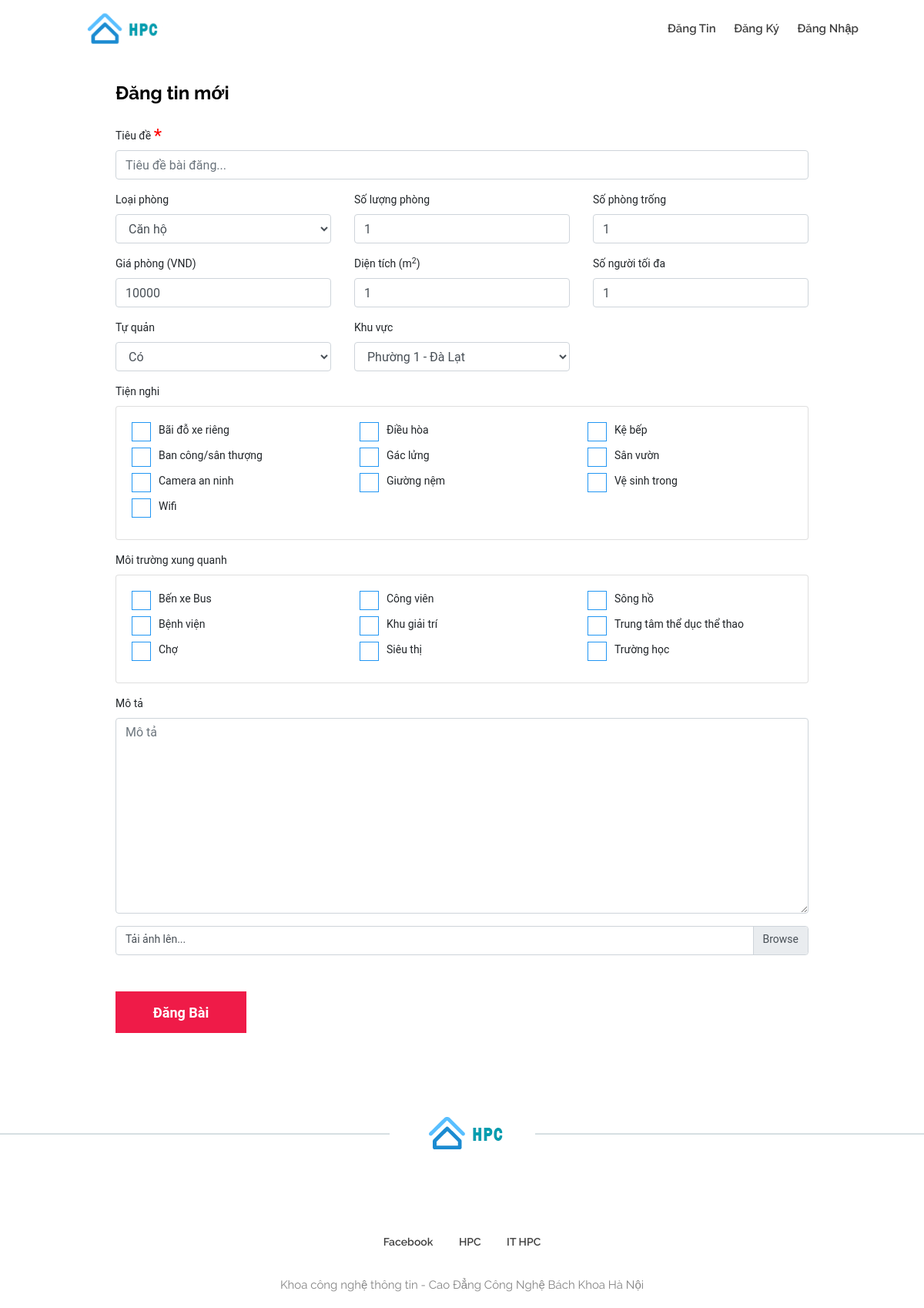
The page /Webcontent/post.php on the database its author committed.
### tables this page shows
CREATE TABLE `tiennghi` (
  `MaTienNghi` int(11) NOT NULL,
  `TenTienNghi` varchar(50) NOT NULL
);

CREATE TABLE `moitruong` (
  `MaMoiTruong` int(11) NOT NULL,
  `TenMoiTruong` varchar(50) NOT NULL
);

### Dao/LoaiPhongDao.php (called while the page is built, shortened)
<?php
require_once '../Model/LoaiPhong.php';
class LoaiPhongDao
{
    public function getLoaiPhong()
    {
        $connect = mysqli_connect('localhost', 'root', '', 'PhongTroSinhVien');
        mysqli_set_charset($connect, 'utf8');
        $rs = array();
        $i = 0;
        $sql = "select * from LoaiPhong";
        $query = mysqli_query($connect, $sql);
        $num_row = mysqli_num_rows($query);
        if ($num_row > 0) {
            while ($row = mysqli_fetch_array($query)) {
                $rs[$i] = new LoaiPhong($row['MaLoaiPhong'], $row['TenLoaiPhong']);
                $i++;
            }
        }
        return $rs;
    }
}

### Model/LoaiPhong.php (called while the page is built, shortened)
<?php
class LoaiPhong{
    function __construct($MaLoaiPhong, $TenLoaiPhong) {
        $this->MaLoaiPhong = $MaLoaiPhong;
        $this->TenLoaiPhong = $TenLoaiPhong;
    }
}

### Dao/KhuVucDao.php (called while the page is built, shortened)
<?php
require_once '../Model/KhuVuc.php';
class KhuVucDao
{
    public function getKhuVuc()
    {
        $connect = mysqli_connect('localhost', 'root', '', 'PhongTroSinhVien');
        mysqli_set_charset($connect, 'utf8');
        $rs = array();
        $i = 0;
        $sql = "select khuvuc.*, TenQuanHuyen from KhuVuc, QuanHuyen where khuvuc.MaQuanHuyen = quanhuyen.MaQuanHuyen";
        $query = mysqli_query($connect, $sql);
        $num_row = mysqli_num_rows($query);
        if ($num_row > 0) {
            while ($row = mysqli_fetch_array($query)) {
                $rs[$i] = new KhuVuc($row['MaKhuVuc'], $row['TenKhuVuc'], $row['TenQuanHuyen']);
                $i++;
            }
        }
        return $rs;
    }
}

### Model/KhuVuc.php (called while the page is built, shortened)
<?php
class KhuVuc
{
    function __construct($MaKhuVuc, $TenKhuVuc, $TenQuanHuyen)
    {
        $this->MaKhuVuc = $MaKhuVuc;
        $this->TenKhuVuc = $TenKhuVuc;
    }
}

### Dao/TienNghiDao.php (called while the page is built, shortened)
<?php
require_once '../Model/TienNghi.php';
class TienNghiDao
{
    function getTienNghi()
    {
        $connect = mysqli_connect('localhost', 'root', '', 'PhongTroSinhVien');
        mysqli_set_charset($connect, 'utf8');
        $rs = array();
        $i = 0;
        $sql = "select * from TienNghi";
        $querry = mysqli_query($connect, $sql);
        $num = mysqli_num_rows($querry);
        if ($num > 0) {
            while ($row = mysqli_fetch_array($querry)) {
                $rs[$i] = new TienNghi($row['MaTienNghi'], $row['TenTienNghi']);
                $i++;
            }
        }
        return $rs;
    }
}

### Model/TienNghi.php (called while the page is built, shortened)
<?php
class TienNghi
{
    function __construct($MaTienNghi, $TenTienNghi)
    {
        $this->TenTienNghi = $TenTienNghi;
    }
}

### Dao/MoiTruongDao.php (called while the page is built, shortened)
<?php
require_once '../Model/MoiTruong.php';
class MoiTruongDao
{
    public function getMoiTruong()
    {
        $connect = mysqli_connect('localhost', 'root', '', 'PhongTroSinhVien');
        mysqli_set_charset($connect, 'utf8');
        $rs = array();
        $i = 0;
        $sql = "select * from MoiTruong";
        $query = mysqli_query($connect, $sql);
        $num_row = mysqli_num_rows($query);
        if ($num_row > 0) {
            while ($row = mysqli_fetch_array($query)) {
                $rs[$i] = new MoiTruong($row['MaMoiTruong'], $row['TenMoiTruong']);
                $i++;
            }
        }
        return $rs;
    }
}

### Model/MoiTruong.php (called while the page is built, shortened)
<?php
class MoiTruong
{
    function __construct($MaMoiTruong, $TenMoiTruong)
    {
        $this->TenMoiTruong = $TenMoiTruong;
    }
}

### Webcontent/post.php (the view, shortened to what this page needs)
<?php
require_once '../Dao/TienNghiDao.php';
require_once '../Dao/KhuVucDao.php';
require_once '../Dao/MoiTruongDao.php';
require_once '../Dao/LoaiPhongDao.php';
$tienNghiDao = new TienNghiDao();
$listTienNghi = $tienNghiDao->getTienNghi();
$khuVucDao = new KhuVucDao();
$listKhuVuc = $khuVucDao->getKhuVuc();
$moiTruongDao = new MoiTruongDao();
$listMoiTruong = $moiTruongDao->getMoiTruong();
$loaiPhongDao = new LoaiPhongDao();
$listLoaiPhong = $loaiPhongDao->getLoaiPhong();
?>
<!DOCTYPE html>
<html>
<head>
    <link rel="stylesheet" href="style.css">
    <link rel="stylesheet" href="css/my-style.css">
</head>
<body>
    <?php include_once './header.php'; ?>
    <div class="w-75 ml-auto mr-auto mb-100">
        <h4 class="mb-30 mt-30">Đăng tin mới</h4>
        <form action="../Controller/BaiDangController.php" method="post" class="form" enctype="multipart/form-data">
            <div class="row">
                <div class="col-12">
                    <div class="form-group">
                        <label for="tieuDe">
                            Tiêu đề
                            <sub>
                                <span style="color: red; font-size: 24px">
                                    *
                                </span>
                            </sub>
                        </label>
                        <input type="text" class="form-control" id="tieuDe" name="tieuDe" placeholder="Tiêu đề bài đăng..." required>
                    </div>
                </div>
                <div class="col-lg-4">
                    <div class="form-group">
                        <label for="loaiPhong">
                            Loại phòng
                        </label>
                        <select name="loaiPhong" class="form-control">
                            <?php
                            foreach ($listLoaiPhong as $loaiPhong)
                             {
                            ?>
                                <option value="<?php echo ($loaiPhong->MaLoaiPhong); ?>">
                                    <?php echo ($loaiPhong->TenLoaiPhong); ?>
                                </option>
                            <?php } ?>
                        </select>
                    </div>
                </div>
                <div class="col-lg-4">
                    <div class="form-group">
                        <label for="soLuongPhong">Số lượng phòng</label>
                        <input type="number" class="form-control" name="soLuongPhong" id="soLuongPhong" value="1" min="1">
                    </div>
                </div>
                <div class="col-lg-4">
                    <div class="form-group">
                        <label for="soPhongTrong">Số phòng trống</label>
                        <input type="number" class="form-control" name="soPhongTrong" id="soPhongTronh" value="1" min="1">
                    </div>
                </div>
                <div class="col-lg-4">
                    <div class="form-group">
                        <label for="giaPhong">Giá phòng (VND)</label>
                        <input type="number" class="form-control" name="giaPhong" id="giaPhong" value="10000" min="10000" step="10000">
                    </div>
                </div>
                <div class="col-lg-4">
                    <div class="form-group">
                        <label for="dienTich">
                            Diện tích (m<sup>2</sup>)
                        </label>
                        <input type="number" class="form-control" name="dienTich" id="dienTich" value="1" min="1">
                    </div>
                </div>
                <div class="col-lg-4">
                    <div class="form-group">
                        <label for="soNguoiToiDa">Số người tối đa</label>
                        <input type="number" class="form-control" name="soNguoiToiDa" id="soNguoiToiDa" value="1" min="1">
                    </div>
                </div>
                <div class="col-lg-4">
                    <div class="form-group">
                        <label for="choTuQuan">Tự quản</label>
                        <select name="choTuQuan" class="form-control">
                            <option value="1">Có</option>
                        </select>
                    </div>
                </div>
                <div class="col-lg-4">
                    <div class="form-group">
                        <label for="khuVuc">Khu vực</label>
                        <select name="khuVuc" class="form-control">
                            <?php
                            foreach ($listKhuVuc as $khuVuc)
                             {
                            ?>
                                <option value="<?php echo ($khuVuc->MaKhuVuc); ?>">
                                    <?php echo "$khuVuc->TenKhuVuc - $khuVuc->TenQuanHuyen"; ?>
                                </option>
                            <?php } ?>
                        </select>
                    </div>
                </div>
                <div class="col-12">
                    <div class="form-group">
                        <label for="tienNghi">Tiện nghi</label>
                        <div class="card card-body">
                            <div class="row">
                                <?php
                                $listTienNghiCount = count($listTienNghi);
                                for ($i_TienNghi = 0; $i_TienNghi < $listTienNghiCount;) { ?>
                                    <div class="col-lg-4">
                                        <?php if ($i_TienNghi < $listTienNghiCount) { ?>
                                            <label class="my-container">
                                                <?php
                                                echo ($listTienNghi[$i_TienNghi]->TenTienNghi);
                                                ?>
                                                <span class="my-checkmark"></span>
                                            </label>
                                        <?php $i_TienNghi++;
                                        } ?>
                                        <?php if ($i_TienNghi < $listTienNghiCount) { ?>
                                            <label class="my-container">
                                                <?php
                                                echo ($listTienNghi[$i_TienNghi]->TenTienNghi);
                                                ?>
                                                <span class="my-checkmark"></span>
                                            </label>
                                        <?php $i_TienNghi++;
                                        } ?>
                                        <?php if ($i_TienNghi < $listTienNghiCount) { ?>
                                            <label class="my-container">
                                                <?php
                                                echo ($listTienNghi[$i_TienNghi]->TenTienNghi);
                                                ?>
                                                <span class="my-checkmark"></span>
                                            </label>
                                        <?php $i_TienNghi++;
                                        } ?>
                                    </div>
                                <?php } ?>
                            </div>
                        </div>
                    </div>
                </div>
                <div class="col-12">
                    <div class="form-group">
                        <label for="moiTruong">Môi trường xung quanh</label>
                        <div class="card card-body">
                            <div class="row">
                                <?php
                                $listMoiTruongCount = count($listMoiTruong);
                                for ($i_MoiTruong = 0; $i_MoiTruong < $listMoiTruongCount;) { ?>
                                    <div class="col-lg-4">
                                        <?php if ($i_MoiTruong < $listMoiTruongCount) { ?>
                                            <label class="my-container">
                                                <?php
                                                echo ($listMoiTruong[$i_MoiTruong]->TenMoiTruong);
                                                ?>
                                                <span class="my-checkmark"></span>
                                            </label>
                                        <?php $i_MoiTruong++;
                                        } ?>
                                        <?php if ($i_MoiTruong < $listMoiTruongCount) { ?>
                                            <label class="my-container">
                                                <?php
                                                echo ($listMoiTruong[$i_MoiTruong]->TenMoiTruong);
                                                ?>
                                                <span class="my-checkmark"></span>
                                            </label>
                                        <?php $i_MoiTruong++;
                                        } ?>
                                        <?php if ($i_MoiTruong < $listMoiTruongCount) { ?>
                                            <label class="my-container">
                                                <?php
                                                echo ($listMoiTruong[$i_MoiTruong]->TenMoiTruong);
                                                ?>
                                                <span class="my-checkmark"></span>
                                            </label>
                                        <?php $i_MoiTruong++;
                                        } ?>
                                    </div>
                                <?php } ?>
                            </div>
                        </div>
                    </div>
                </div>
                <div class="col-12">
                    <div class="form-group">
                        <label for="moTa">Mô tả</label>
                        <textarea name="moTa" class="form-control" id="moTa" cols="50" rows="10" placeholder="Mô tả"></textarea>
                    </div>
                </div>
                <div class="col-12">
                    <div class="form-group custom-file">
                        <label class="custom-file-label" for="fileUpload">
                            Tải ảnh lên...
                        </label>
                        <br />
                    </div>
                </div>
                <div id="image-holder" class="col-12 mt-3"></div>
                <div class="col-12">
                    <button class="btn newsbox-btn mt-30" type="submit">Đăng bài</button>
                </div>
            </div>
        </form>
    </div>
    <?php include_once './footer.php'; ?>
</body>
</html>

### rows shown on the page
tiennghi: TenTienNghi "Bãi đỗ xe riêng"
tiennghi: TenTienNghi "Ban công/sân thượng"
tiennghi: TenTienNghi "Camera an ninh"
tiennghi: TenTienNghi "Điều hòa"
tiennghi: TenTienNghi "Gác lửng"
tiennghi: TenTienNghi "Giường nệm"
tiennghi: TenTienNghi "Kệ bếp"
tiennghi: TenTienNghi "Sân vườn"
tiennghi: TenTienNghi "Vệ sinh trong"
tiennghi: TenTienNghi "Wifi"
moitruong: TenMoiTruong "Bến xe Bus"
moitruong: TenMoiTruong "Bệnh viện"
moitruong: TenMoiTruong "Chợ"
moitruong: TenMoiTruong "Công viên"
moitruong: TenMoiTruong "Khu giải trí"
moitruong: TenMoiTruong "Siêu thị"
moitruong: TenMoiTruong "Sông hồ"
moitruong: TenMoiTruong "Trung tâm thể dục thể thao"
moitruong: TenMoiTruong "Trường học"

### other values the page prints
form field loaiPhong "Căn hộ"
form field khuVuc "Phường 1 - Đà Lạt"
